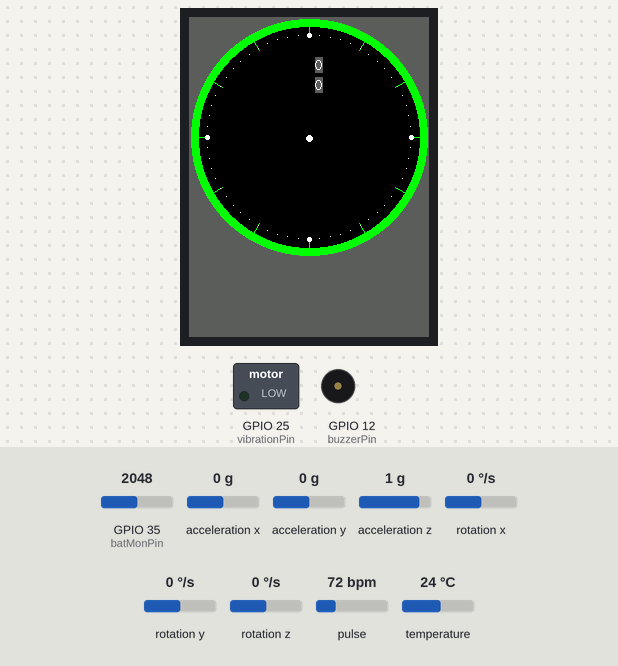
Bench run of a sketch on a simulated ESP32. Parts: 240×320 colour display, switched loads named in the sketch (green lamp = pin HIGH), buzzer (waves = sounding, pin HIGH). Inputs (shaded band) come from the test bench; at power-on: acceleration x 0 g, acceleration y 0 g, acceleration z 1 g, pulse 72 bpm, GPIO 35 (batMonPin) = 2048, rotation x 0 °/s, rotation y 0 °/s, rotation z 0 °/s, temperature 24 °C. What the sketch prints to the serial monitor is not drawn.

Above: at 0.7 s.
At 1.6 s:
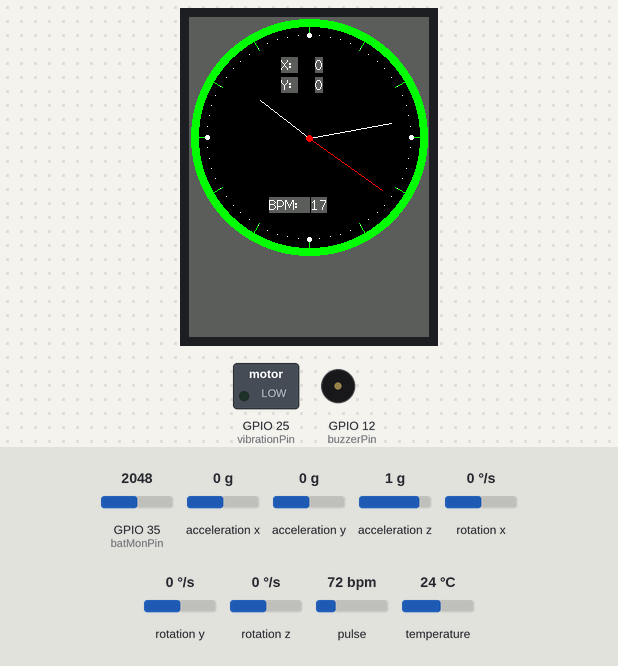
1.7 s: acceleration x set to -1.4 g
At 2.7 s:
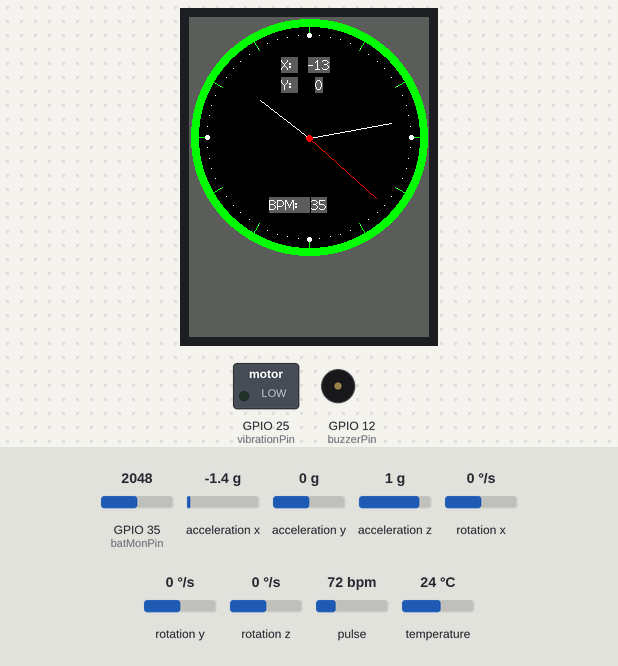
3.8 s: acceleration y set to -1.4 g
At 5.1 s:
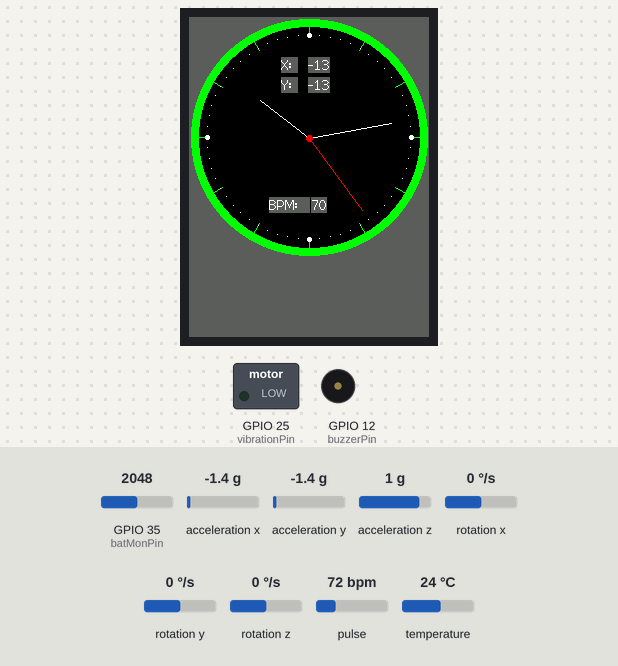
5.8 s: acceleration z set to -1.4 g
At 8.7 s:
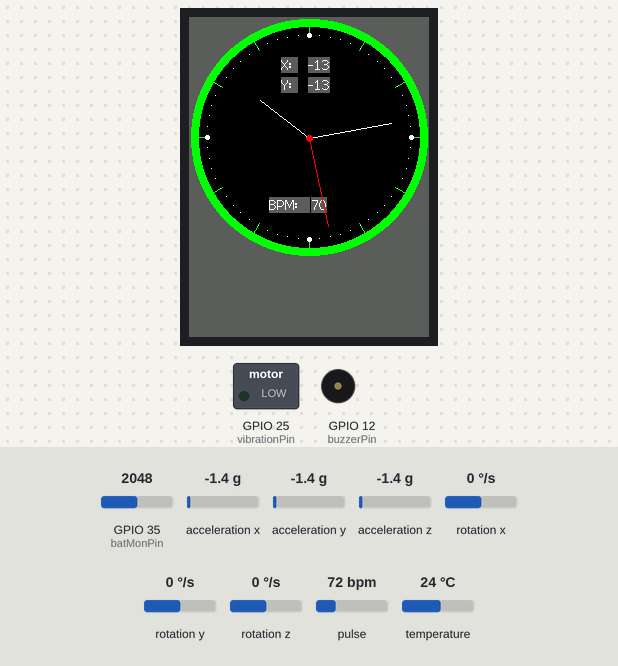
8.8 s: pulse set to 42 bpm
Timing chart, 0 to 10.3 s (numbered marks = the images above; inputs shaded):
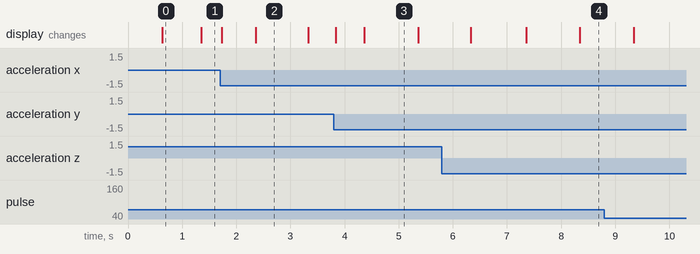

Measured:
- what the display in image 0 shows lasts 0.8 s, from 0.6 s to 1.4 s
- what the display in image 2 shows lasts 0.9 s, from 2.4 s to 3.3 s

The sketch:

ESP32WROOM_Final_Components.ino.ino
```cpp
/*
  Name:
  Date:
  Author: Daan Heetkamp

  Description:

  Revision:
  0.1
*/

// include libraries
#include <Wire.h>

// MPU6050
#include <Adafruit_MPU6050.h>
#include <Adafruit_Sensor.h>

// Include SparkFun MAX3010x Pulse and Proximity Sensor Library
#include "MAX30105.h"
#include "heartRate.h"

#include <SPI.h>
#include <TFT_eSPI.h> // Hardware-specific library

// ----- Declare Constants -----
int buttonPin = 0;
int batMonPin = 35;
int vibrationPin = 25;
int buzzerPin = 12;

// Initialize sensor object for:
  // Heartrate
  MAX30105 particleSensor;

  // MPU6050
  Adafruit_MPU6050 mpu;

  //Screen
  #define TFT_GREY 0x5AEB

  TFT_eSPI tft = TFT_eSPI();       // Invoke custom library

// ----- Declare Objects -----
// ----- Declare subroutines and/or functions -----
//MPU6050
void initMPU6050();
void checkMPU6050();

//Heartrate Sensor
void initHeartRate();
void checkHeartRate();

// ----- Declare Global Variables -----
//Heartrate
const byte RATE_SIZE = 4; //Increase this for more averaging. 4 is good.
byte rates[RATE_SIZE]; //Array of heart rates
byte rateSpot = 0;
long lastBeat = 0; //Time at which the last beat occurred

float beatsPerMinute;
int beatAvg;

bool heartFound = false;
bool MPUFound = false;

//Screen
float sx = 0, sy = 1, mx = 1, my = 0, hx = -1, hy = 0;    // Saved H, M, S x & y multipliers
float sdeg=0, mdeg=0, hdeg=0;
uint16_t osx=120, osy=120, omx=120, omy=120, ohx=120, ohy=120;  // Saved H, M, S x & y coords
uint16_t x0=0, x1=0, yy0=0, yy1=0;
uint32_t targetTime = 0;                    // for next 1 second timeout

static uint8_t conv2d(const char* p); // Forward declaration needed for IDE 1.6.x
uint8_t hh=conv2d(__TIME__), mm=conv2d(__TIME__+3), ss=conv2d(__TIME__+6);  // Get H, M, S from compile time

bool initial = 1;

// Setup
void setup()
{
  Serial.begin(115200);

  //Wire.begin(20, 21); //SDA, SCL
  Wire.begin(21, 22); //SDA, SCL
  //Wire.begin();

  // Initialize MPU6050
  initMPU6050();
  Serial.println("INIT MPU done");

  // Initialize Heartrate Sensor
  initHeartRate();
  Serial.println("INIT HR DONE");


  pinMode(vibrationPin, OUTPUT);
  pinMode(buzzerPin, OUTPUT);
  pinMode(buttonPin, INPUT);
  pinMode(batMonPin, INPUT);

  tft.init();
  tft.setRotation(0);

  //tft.fillScreen(TFT_BLACK);
  //tft.fillScreen(TFT_RED);
  //tft.fillScreen(TFT_GREEN);
  //tft.fillScreen(TFT_BLUE);
  //tft.fillScreen(TFT_BLACK);
  tft.fillScreen(TFT_GREY);

  tft.setTextColor(TFT_WHITE, TFT_GREY);  // Adding a background colour erases previous text automatically

  // Draw clock face
  tft.fillCircle(120, 120, 118, TFT_GREEN);
  tft.fillCircle(120, 120, 110, TFT_BLACK);

  // Draw 12 lines
  for(int i = 0; i<360; i+= 30) {
    sx = cos((i-90)*0.0174532925);
    sy = sin((i-90)*0.0174532925);
    x0 = sx*114+120;
    yy0 = sy*114+120;
    x1 = sx*100+120;
    yy1 = sy*100+120;

    tft.drawLine(x0, yy0, x1, yy1, TFT_GREEN);
  }

  // Draw 60 dots
  for(int i = 0; i<360; i+= 6) {
    sx = cos((i-90)*0.0174532925);
    sy = sin((i-90)*0.0174532925);
    x0 = sx*102+120;
    yy0 = sy*102+120;
    // Draw minute markers
    tft.drawPixel(x0, yy0, TFT_WHITE);

    // Draw main quadrant dots
    if(i==0 || i==180) tft.fillCircle(x0, yy0, 2, TFT_WHITE);
    if(i==90 || i==270) tft.fillCircle(x0, yy0, 2, TFT_WHITE);
  }

  tft.fillCircle(120, 121, 3, TFT_WHITE);

  targetTime = millis() + 1000;

  delay(100);
  Serial.println("Setup Done");
}

// Main loop
void loop() {

  //Serial.println(digitalRead(buttonPin));
  if (digitalRead(buttonPin) == LOW)
  {
    Serial.println("Button Pressed");
    digitalWrite(vibrationPin, HIGH);

    delay(2000);

    digitalWrite(vibrationPin, LOW);

    tone(buzzerPin, 100, 200);
    delay(200);
    tone(buzzerPin, 500, 200);
    delay(200);
    tone(buzzerPin, 1000, 200);
    delay(200);

    noTone(buzzerPin);
  }

  int batteryValue = analogRead(batMonPin);
  //Serial.println(batteryValue);
  batteryValue = (map(batteryValue, 0, 4095, 0, 100));
  //Serial.println(batteryValue);

  //Measure MPU
  checkMPU6050();
  //Serial.println("Searching MPU Done");

  //Measure HR
  checkHeartRate();
  //Serial.println("Searching HR done");

  if (targetTime < millis()) {
    targetTime += 1000;
    ss++;              // Advance second
    if (ss==60) {
      ss=0;
      mm++;            // Advance minute
      if(mm>59) {
        mm=0;
        hh++;          // Advance hour
        if (hh>23) {
          hh=0;
        }
      }
    }

    // Draw text at position 120,260 using fonts 4
    // Only font numbers 2,4,6,7 are valid. Font 6 only contains characters [space] 0 1 2 3 4 5 6 7 8 9 : . - a p m
    // Font 7 is a 7 segment font and only contains characters [space] 0 1 2 3 4 5 6 7 8 9 : .
    tft.drawCentreString("BPM:  ",100,180,2);
    tft.drawCentreString("X: ",100,40,2);
    tft.drawCentreString("Y: ",100,60,2);

    char cstr[16];
    itoa(beatAvg, cstr, 10);
    //String stringOne = String(beatAvg, DEC);        // using an int and a base
    tft.drawCentreString(cstr,130,180,2);


    // Pre-compute hand degrees, x & y coords for a fast screen update
    sdeg = ss*6;                  // 0-59 -> 0-354
    mdeg = mm*6+sdeg*0.01666667;  // 0-59 -> 0-360 - includes seconds
    hdeg = hh*30+mdeg*0.0833333;  // 0-11 -> 0-360 - includes minutes and seconds
    hx = cos((hdeg-90)*0.0174532925);
    hy = sin((hdeg-90)*0.0174532925);
    mx = cos((mdeg-90)*0.0174532925);
    my = sin((mdeg-90)*0.0174532925);
    sx = cos((sdeg-90)*0.0174532925);
    sy = sin((sdeg-90)*0.0174532925);

    if (ss==0 || initial) {
      initial = 0;
      // Erase hour and minute hand positions every minute
      tft.drawLine(ohx, ohy, 120, 121, TFT_BLACK);
      ohx = hx*62+121;
      ohy = hy*62+121;
      tft.drawLine(omx, omy, 120, 121, TFT_BLACK);
      omx = mx*84+120;
      omy = my*84+121;
    }

      // Redraw new hand positions, hour and minute hands not erased here to avoid flicker
      tft.drawLine(osx, osy, 120, 121, TFT_BLACK);
      osx = sx*90+121;
      osy = sy*90+121;
      tft.drawLine(osx, osy, 120, 121, TFT_RED);
      tft.drawLine(ohx, ohy, 120, 121, TFT_WHITE);
      tft.drawLine(omx, omy, 120, 121, TFT_WHITE);
      tft.drawLine(osx, osy, 120, 121, TFT_RED);

    tft.fillCircle(120, 121, 3, TFT_RED);
  }

}


/******************FUNCTIONS**********************/
static uint8_t conv2d(const char* p) {
  uint8_t v = 0;
  if ('0' <= *p && *p <= '9')
    v = *p - '0';
  return 10 * v + *++p - '0';
}

void initMPU6050(){
  // Initialize MPU6050
  if (!mpu.begin()) {
    Serial.println("Failed to find MPU6050 chip");
  }
  else{
    MPUFound = true;

    mpu.setAccelerometerRange(MPU6050_RANGE_8_G);
    Serial.print("Accelerometer range set to: ");
    switch (mpu.getAccelerometerRange()) {
    case MPU6050_RANGE_2_G:
      Serial.println("+-2G");
      break;
    case MPU6050_RANGE_4_G:
      Serial.println("+-4G");
      break;
    case MPU6050_RANGE_8_G:
      Serial.println("+-8G");
      break;
    case MPU6050_RANGE_16_G:
      Serial.println("+-16G");
      break;
    }
    mpu.setGyroRange(MPU6050_RANGE_500_DEG);
    Serial.print("Gyro range set to: ");
    switch (mpu.getGyroRange()) {
    case MPU6050_RANGE_250_DEG:
      Serial.println("+- 250 deg/s");
      break;
    case MPU6050_RANGE_500_DEG:
      Serial.println("+- 500 deg/s");
      break;
    case MPU6050_RANGE_1000_DEG:
      Serial.println("+- 1000 deg/s");
      break;
    case MPU6050_RANGE_2000_DEG:
      Serial.println("+- 2000 deg/s");
      break;
    }

    mpu.setFilterBandwidth(MPU6050_BAND_21_HZ);
    Serial.print("Filter bandwidth set to: ");
    switch (mpu.getFilterBandwidth()) {
    case MPU6050_BAND_260_HZ:
      Serial.println("260 Hz");
      break;
    case MPU6050_BAND_184_HZ:
      Serial.println("184 Hz");
      break;
    case MPU6050_BAND_94_HZ:
      Serial.println("94 Hz");
      break;
    case MPU6050_BAND_44_HZ:
      Serial.println("44 Hz");
      break;
    case MPU6050_BAND_21_HZ:
      Serial.println("21 Hz");
      break;
    case MPU6050_BAND_10_HZ:
      Serial.println("10 Hz");
      break;
    case MPU6050_BAND_5_HZ:
      Serial.println("5 Hz");
      break;
    }
  }
}

void initHeartRate(){

  // Initialize Heartrate Sensor
  if (!particleSensor.begin(Wire, I2C_SPEED_FAST)) //Use default I2C port, 400kHz speed
  {
    Serial.println("MAX30105 was not found. Please check wiring/power. ");
  }
  else{

    Serial.println("MAX30105 Found!");
    heartFound = true;

    Serial.println("Place your index finger on the sensor with steady pressure.");

    particleSensor.setup(); //Configure sensor with default settings
    particleSensor.setPulseAmplitudeRed(0x0A); //Turn Red LED to low to indicate sensor is running
    particleSensor.setPulseAmplitudeGreen(0); //Turn off Green LED

  }
}


void checkMPU6050(){

  //Measure MPU
  if(MPUFound)
  {
    /* Get new sensor events with the readings */
    sensors_event_t a, g, temp;
    mpu.getEvent(&a, &g, &temp);

    char cstr[16];
    itoa(a.acceleration.x, cstr, 10);
    tft.drawCentreString(cstr,130,40,2);

    itoa(a.acceleration.y, cstr, 10);
    tft.drawCentreString(cstr,130,60,2);

    /* Print out the values */
    Serial.print("Acceleration X: ");
    Serial.print(a.acceleration.x);
    Serial.print(", Y: ");
    Serial.print(a.acceleration.y);
    Serial.print(", Z: ");
    Serial.print(a.acceleration.z);
    Serial.println(" m/s^2");

    Serial.print("Rotation X: ");
    Serial.print(g.gyro.x);
    Serial.print(", Y: ");
    Serial.print(g.gyro.y);
    Serial.print(", Z: ");
    Serial.print(g.gyro.z);
    Serial.println(" rad/s");

    Serial.print("Temperature: ");
    Serial.print(temp.temperature);
    Serial.println(" degC");

    Serial.println("");
  }
}

void checkHeartRate(){

  //Measure HR
  if(heartFound)
  {
    Serial.println("Searching HR");
    long irValue = particleSensor.getIR();

    if (checkForBeat(irValue) == true)
    {
      //We sensed a beat!
      long delta = millis() - lastBeat;
      lastBeat = millis();

      beatsPerMinute = 60 / (delta / 1000.0);

      if (beatsPerMinute < 255 && beatsPerMinute > 20)
      {
        rates[rateSpot++] = (byte)beatsPerMinute; //Store this reading in the array
        rateSpot %= RATE_SIZE; //Wrap variable

        //Take average of readings
        beatAvg = 0;
        for (byte x = 0 ; x < RATE_SIZE ; x++)
          beatAvg += rates[x];
        beatAvg /= RATE_SIZE;
      }
    }

    Serial.print("IR=");
    Serial.print(irValue);
    Serial.print(", BPM=");
    Serial.print(beatsPerMinute);
    Serial.print(", Avg BPM=");
    Serial.print(beatAvg);
    Serial.println();

    if (irValue < 50000)
    {
      Serial.print(" No finger?");
      Serial.println();
    }
  }
}
```
